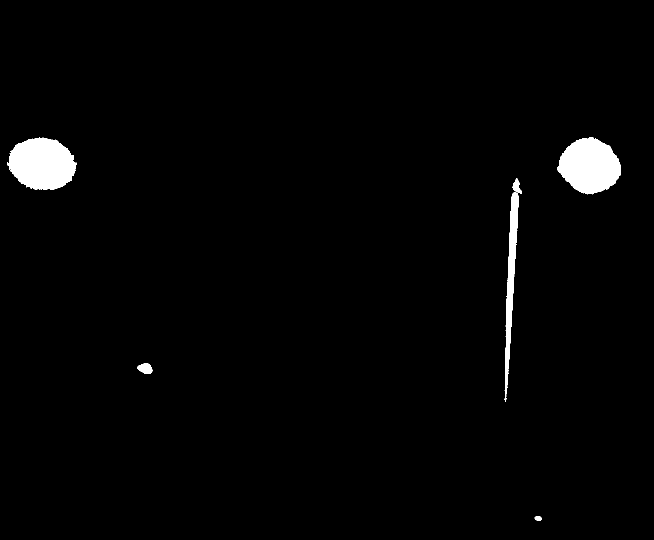
#> input picture some code backups/blob.png, 1307 x 1080 px (shown at 1/2 size)
$ python connected_component_detection.py   (Python 2 division)
#> lines starting #> are read from the running program, lines starting #| are printed output that depends on the picture; after the words box and inside, x2 and y2 are one past the last pixel; in counts of white or black regions, pixels touching at a corner belong together
import numpy as np
import cv2
from matplotlib import pyplot as plt
import os
import io
import sys
from os import listdir
from os.path import isfile, join

# [5 lines of commented-out code are left out]

def extract_connected_components(image):
    gray = cv2.cvtColor(image,cv2.COLOR_BGR2GRAY)
    ret, thresh = cv2.threshold(gray,0,255,cv2.THRESH_BINARY_INV+cv2.THRESH_OTSU)
#    cv2.imshow("image",thresh)
    # find contours in the thresholded image
    cnts = cv2.findContours(thresh.copy(), cv2.RETR_EXTERNAL,
    	cv2.CHAIN_APPROX_SIMPLE)[-2]
    print("[INFO] {} unique contours found".format(len(cnts)))
#    extracted_wave_image=image
    extracted_wave_image=255-(image*0)
    # loop over the contours
    for (i, c) in enumerate(cnts):
    	# draw the contour
    	if len(c)>700 :
                	((x, y), _) = cv2.minEnclosingCircle(c)
                	print len(c)
                	cv2.putText(image, "#{}".format(i + 1), (int(x) - 10, int(y)), cv2.FONT_HERSHEY_SIMPLEX, 0.6, (0, 0, 255), 2)
                	cv2.drawContours(extracted_wave_image, [c], -1, (0, 0, 0), 2)
    cv2.imshow("Connected components",extracted_wave_image)
    cv2.imwrite("test_writing.jpg",extracted_wave_image)
    cv2.waitKey(0)

#######################   main  ##################
image = cv2.imread('blob.png')
#> image is the input picture: shape (1080, 1307, 3); 1.9% white; 7 white regions (1 under 20 px), largest, box (x1, y1, x2, y2) and area: (15, 274, 154, 380) 10849, (1114, 274, 1242, 389) 10371, (1009, 384, 1038, 804) 4575, (275, 726, 305, 748) 474, (1025, 356, 1044, 388) 305, (1069, 1032, 1084, 1042) 109
image=255-image
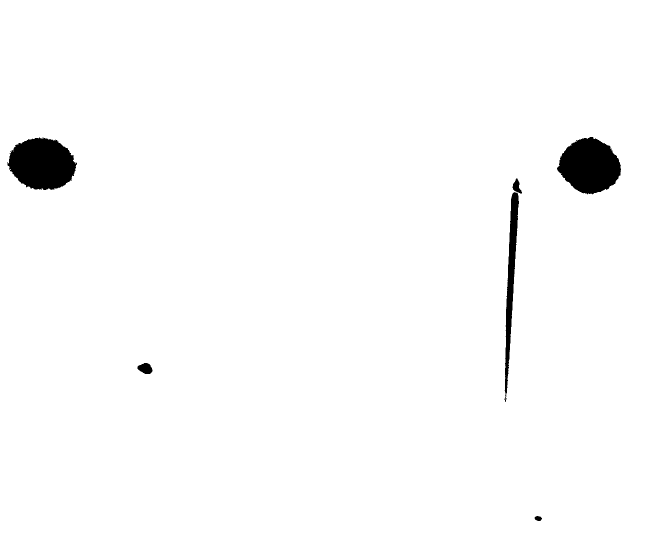
#> image: shape (1080, 1307, 3) (shown at 1/2 size); 98.1% white; 7 black regions (1 under 20 px), largest, box (x1, y1, x2, y2) and area: (15, 274, 154, 380) 10849, (1114, 274, 1242, 389) 10371, (1009, 384, 1038, 804) 4575, (275, 726, 305, 748) 474, (1025, 356, 1044, 388) 305, (1069, 1032, 1084, 1042) 109
#image = cv2.imread('test3.jpg')
extract_connected_components(image)
#> in extract_connected_components, `ret, thresh = cv2.threshold(gray,0,255,cv2.THRESH_BINARY_INV+cv2.THRES..`: thresh: shape (1080, 1307); 1.9% white; 7 white regions (1 under 20 px)
#> in extract_connected_components, `ret, thresh = cv2.threshold(gray,0,255,cv2.THRESH_BINARY_INV+cv2.THRES..`: ret = 0
#> in extract_connected_components, `cnts = cv2.findContours(thresh.copy(), cv2.RETR_EXTERNAL, cv2.CHAIN_AP..`: cnts = 7 contours, 1 with area under 20; largest, box (x1, y1, x2, y2) and area: (15, 274, 154, 380) 10640, (1114, 274, 1242, 389) 10186, (1009, 384, 1038, 804) 4152, (275, 726, 305, 748) 436, (1025, 356, 1044, 388) 270, (1069, 1032, 1084, 1042) 92
#| [INFO] 7 unique contours found
#> in extract_connected_components, `extracted_wave_image=255-(image*0)`: extracted_wave_image: shape (1080, 1307, 3); every value is 255
#> the loop in extract_connected_components, `for (i, c) in enumerate(cnts):` made 7 passes
#> c on pass 5: [[84, 275]]
